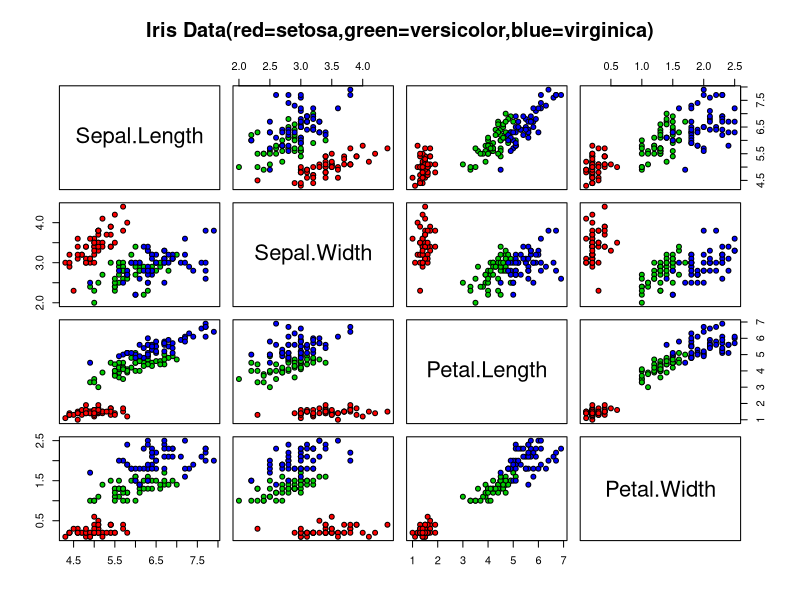

Recreate this plot in R.
library(class)
library(e1071)

summary(iris)
dim(iris)
NB <- naiveBayes(iris[,1:4],iris[,5])
NB

table(predict(NB,iris[,-5]),iris[,5])

pairs(iris[1:4],main="Iris Data(red=setosa,green=versicolor,blue=virginica)",pch=21,bg=c("red","green3","blue")[unclass(iris$Species)])

n = dim(iris)[1]
n
index = sample(n,0.7*n)
index
appren = iris[index,]

test = iris[-index,]

nb.model<- naiveBayes(Species~.,data=appren)
pred=predict(object = nb.model,newdata=test)
test.mod<- cbind(test,pred)

head(test.mod,5)

confusion = table(test.mod$Species,test.mod$pred)
confusion
round(prop.table(confusion),2)
